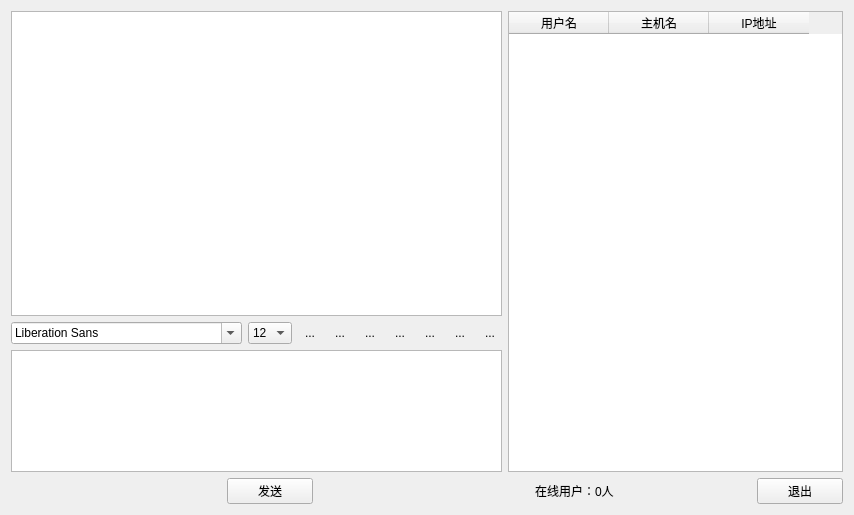
<?xml version="1.0" encoding="UTF-8"?>
<ui version="4.0">
 <class>MainWidget</class>
 <widget class="QWidget" name="MainWidget">
  <property name="geometry">
   <rect>
    <x>0</x>
    <y>0</y>
    <width>854</width>
    <height>515</height>
   </rect>
  </property>
  <property name="windowTitle">
   <string>Form</string>
  </property>
  <layout class="QVBoxLayout" name="verticalLayout_2">
   <item>
    <layout class="QHBoxLayout" name="horizontalLayout_2">
     <item>
      <layout class="QVBoxLayout" name="verticalLayout" stretch="5,1,2">
       <item>
        <widget class="QTextBrowser" name="messageBrowser"/>
       </item>
       <item>
        <layout class="QHBoxLayout" name="horizontalLayout">
         <item>
          <widget class="QFontComboBox" name="fontComboBox"/>
         </item>
         <item>
          <widget class="QComboBox" name="sizeComboBox">
           <property name="currentIndex">
            <number>3</number>
           </property>
           <item>
            <property name="text">
             <string>9</string>
            </property>
           </item>
           <item>
            <property name="text">
             <string>10</string>
            </property>
           </item>
           <item>
            <property name="text">
             <string>11</string>
            </property>
           </item>
           <item>
            <property name="text">
             <string>12</string>
            </property>
           </item>
           <item>
            <property name="text">
             <string>13</string>
            </property>
           </item>
           <item>
            <property name="text">
             <string>14</string>
            </property>
           </item>
           <item>
            <property name="text">
             <string>15</string>
            </property>
           </item>
           <item>
            <property name="text">
             <string>16</string>
            </property>
           </item>
           <item>
            <property name="text">
             <string>17</string>
            </property>
           </item>
           <item>
            <property name="text">
             <string>18</string>
            </property>
           </item>
           <item>
            <property name="text">
             <string>19</string>
            </property>
           </item>
           <item>
            <property name="text">
             <string>20</string>
            </property>
           </item>
           <item>
            <property name="text">
             <string>21</string>
            </property>
           </item>
           <item>
            <property name="text">
             <string>22</string>
            </property>
           </item>
          </widget>
         </item>
         <item>
          <widget class="QToolButton" name="boldToolBtn">
           <property name="toolTip">
            <string>加粗</string>
           </property>
           <property name="text">
            <string>...</string>
           </property>
           <property name="icon">
            <iconset resource="E:/视频/C++/Qt及Qt Quick开发实战精解/src/5/5-1/chat/images.qrc">
             <normaloff>:/images/bold.png</normaloff>:/images/bold.png</iconset>
           </property>
           <property name="iconSize">
            <size>
             <width>22</width>
             <height>22</height>
            </size>
           </property>
           <property name="checkable">
            <bool>true</bool>
           </property>
           <property name="autoRaise">
            <bool>true</bool>
           </property>
          </widget>
         </item>
         <item>
          <widget class="QToolButton" name="italicToolBtn">
           <property name="toolTip">
            <string>倾斜</string>
           </property>
           <property name="text">
            <string>...</string>
           </property>
           <property name="icon">
            <iconset resource="E:/视频/C++/Qt及Qt Quick开发实战精解/src/5/5-1/chat/images.qrc">
             <normaloff>:/images/italic.png</normaloff>:/images/italic.png</iconset>
           </property>
           <property name="iconSize">
            <size>
             <width>22</width>
             <height>22</height>
            </size>
           </property>
           <property name="checkable">
            <bool>true</bool>
           </property>
           <property name="autoRaise">
            <bool>true</bool>
           </property>
          </widget>
         </item>
         <item>
          <widget class="QToolButton" name="underlineToolBtn">
           <property name="toolTip">
            <string>下划线</string>
           </property>
           <property name="text">
            <string>...</string>
           </property>
           <property name="icon">
            <iconset resource="E:/视频/C++/Qt及Qt Quick开发实战精解/src/5/5-1/chat/images.qrc">
             <normaloff>:/images/under.png</normaloff>:/images/under.png</iconset>
           </property>
           <property name="iconSize">
            <size>
             <width>22</width>
             <height>22</height>
            </size>
           </property>
           <property name="checkable">
            <bool>true</bool>
           </property>
           <property name="autoRaise">
            <bool>true</bool>
           </property>
          </widget>
         </item>
         <item>
          <widget class="QToolButton" name="colorToolBtn">
           <property name="toolTip">
            <string>更改字体颜色</string>
           </property>
           <property name="text">
            <string>...</string>
           </property>
           <property name="icon">
            <iconset resource="E:/视频/C++/Qt及Qt Quick开发实战精解/src/5/5-1/chat/images.qrc">
             <normaloff>:/images/color.png</normaloff>:/images/color.png</iconset>
           </property>
           <property name="iconSize">
            <size>
             <width>22</width>
             <height>22</height>
            </size>
           </property>
           <property name="checkable">
            <bool>false</bool>
           </property>
           <property name="autoRaise">
            <bool>true</bool>
           </property>
          </widget>
         </item>
         <item>
          <widget class="QToolButton" name="sendToolBtn">
           <property name="toolTip">
            <string>传输文件</string>
           </property>
           <property name="text">
            <string>...</string>
           </property>
           <property name="icon">
            <iconset resource="E:/视频/C++/Qt及Qt Quick开发实战精解/src/5/5-1/chat/images.qrc">
             <normaloff>:/images/send.png</normaloff>:/images/send.png</iconset>
           </property>
           <property name="iconSize">
            <size>
             <width>22</width>
             <height>22</height>
            </size>
           </property>
           <property name="checkable">
            <bool>false</bool>
           </property>
           <property name="autoRaise">
            <bool>true</bool>
           </property>
          </widget>
         </item>
         <item>
          <widget class="QToolButton" name="saveToolBtn">
           <property name="toolTip">
            <string>保存聊天记录</string>
           </property>
           <property name="text">
            <string>...</string>
           </property>
           <property name="icon">
            <iconset resource="E:/视频/C++/Qt及Qt Quick开发实战精解/src/5/5-1/chat/images.qrc">
             <normaloff>:/images/save.png</normaloff>:/images/save.png</iconset>
           </property>
           <property name="iconSize">
            <size>
             <width>22</width>
             <height>22</height>
            </size>
           </property>
           <property name="checkable">
            <bool>false</bool>
           </property>
           <property name="autoRaise">
            <bool>true</bool>
           </property>
          </widget>
         </item>
         <item>
          <widget class="QToolButton" name="clearToolBtn">
           <property name="toolTip">
            <string>清空聊天记录</string>
           </property>
           <property name="text">
            <string>...</string>
           </property>
           <property name="icon">
            <iconset resource="E:/视频/C++/Qt及Qt Quick开发实战精解/src/5/5-1/chat/images.qrc">
             <normaloff>:/images/clear.png</normaloff>:/images/clear.png</iconset>
           </property>
           <property name="iconSize">
            <size>
             <width>22</width>
             <height>22</height>
            </size>
           </property>
           <property name="checkable">
            <bool>false</bool>
           </property>
           <property name="autoRaise">
            <bool>true</bool>
           </property>
          </widget>
         </item>
        </layout>
       </item>
       <item>
        <widget class="QTextEdit" name="messageTextEdit"/>
       </item>
      </layout>
     </item>
     <item>
      <widget class="QTableWidget" name="userTableWidget">
       <property name="selectionMode">
        <enum>QAbstractItemView::SingleSelection</enum>
       </property>
       <property name="selectionBehavior">
        <enum>QAbstractItemView::SelectRows</enum>
       </property>
       <property name="showGrid">
        <bool>false</bool>
       </property>
       <column>
        <property name="text">
         <string>用户名</string>
        </property>
       </column>
       <column>
        <property name="text">
         <string>主机名</string>
        </property>
       </column>
       <column>
        <property name="text">
         <string>IP地址</string>
        </property>
       </column>
      </widget>
     </item>
    </layout>
   </item>
   <item>
    <layout class="QHBoxLayout" name="horizontalLayout_3" stretch="5,2,5,3,2,2">
     <item>
      <spacer name="horizontalSpacer">
       <property name="orientation">
        <enum>Qt::Horizontal</enum>
       </property>
       <property name="sizeHint" stdset="0">
        <size>
         <width>78</width>
         <height>20</height>
        </size>
       </property>
      </spacer>
     </item>
     <item>
      <widget class="QPushButton" name="sendButton">
       <property name="text">
        <string>发送</string>
       </property>
      </widget>
     </item>
     <item>
      <spacer name="horizontalSpacer_2">
       <property name="orientation">
        <enum>Qt::Horizontal</enum>
       </property>
       <property name="sizeHint" stdset="0">
        <size>
         <width>188</width>
         <height>20</height>
        </size>
       </property>
      </spacer>
     </item>
     <item>
      <widget class="QLabel" name="userNumLabel">
       <property name="text">
        <string>在线用户：0人</string>
       </property>
      </widget>
     </item>
     <item>
      <spacer name="horizontalSpacer_3">
       <property name="orientation">
        <enum>Qt::Horizontal</enum>
       </property>
       <property name="sizeHint" stdset="0">
        <size>
         <width>98</width>
         <height>20</height>
        </size>
       </property>
      </spacer>
     </item>
     <item>
      <widget class="QPushButton" name="exitButton">
       <property name="text">
        <string>退出</string>
       </property>
      </widget>
     </item>
    </layout>
   </item>
  </layout>
 </widget>
 <resources>
  <include location="E:/视频/C++/Qt及Qt Quick开发实战精解/src/5/5-1/chat/images.qrc"/>
 </resources>
 <connections/>
</ui>
